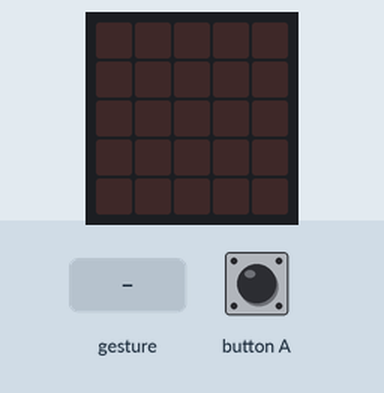
Bench run of a program on a simulated BBC micro:bit (MakeCode). Parts: the board's 5×5 LED display. The inputs (shaded band) are chosen by the test bench. A tilt is held for 1.5 s and a shake lasts 1 s, then the board lies face up again.

Above: at 1.2 s.
1.3 s: button A pressed for 3.2 s
At 2.6 s:
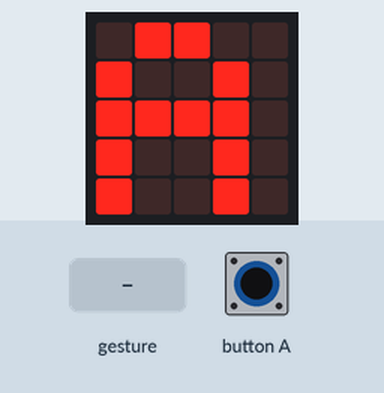
7.5 s: gesture 'shake'
At 8.7 s:
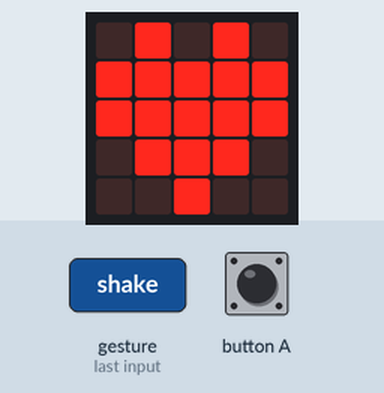
9.2 s: button A pressed for 0.15 s
At 9.9 s:
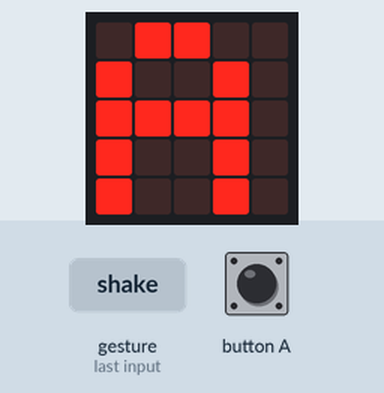
12.3 s: button A pressed for 1 s
Timing chart, 0 to 15.3 s (numbered marks = the images above; inputs shaded):
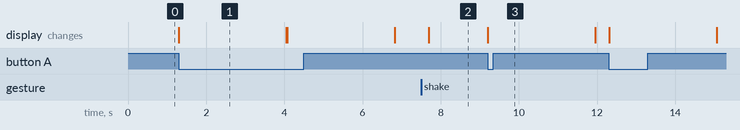

The program:

main.ts
```typescript
input.onGesture(Gesture.Shake, function () {
    basic.showIcon(IconNames.Heart)
})
basic.forever(function () {
    if (input.buttonIsPressed(Button.A)) {
        basic.showString("A")
        basic.pause(2000)
        basic.clearScreen()
    }
})
```

test.ts
```typescript
// i test vanno qui; questi non saranno compilati quando questo pacchetto viene usato come estensione.
```

Measured:
- after the input at 1.3 s, the display: changes at once (image 1)
- after the input at 7.5 s, the display: changes after 0.20 s (image 2)
- after the input at 9.2 s, the display: changes at once (image 3)
- what the display in image 1 shows lasts 2.8 s, from 1.3 s to 4.1 s
